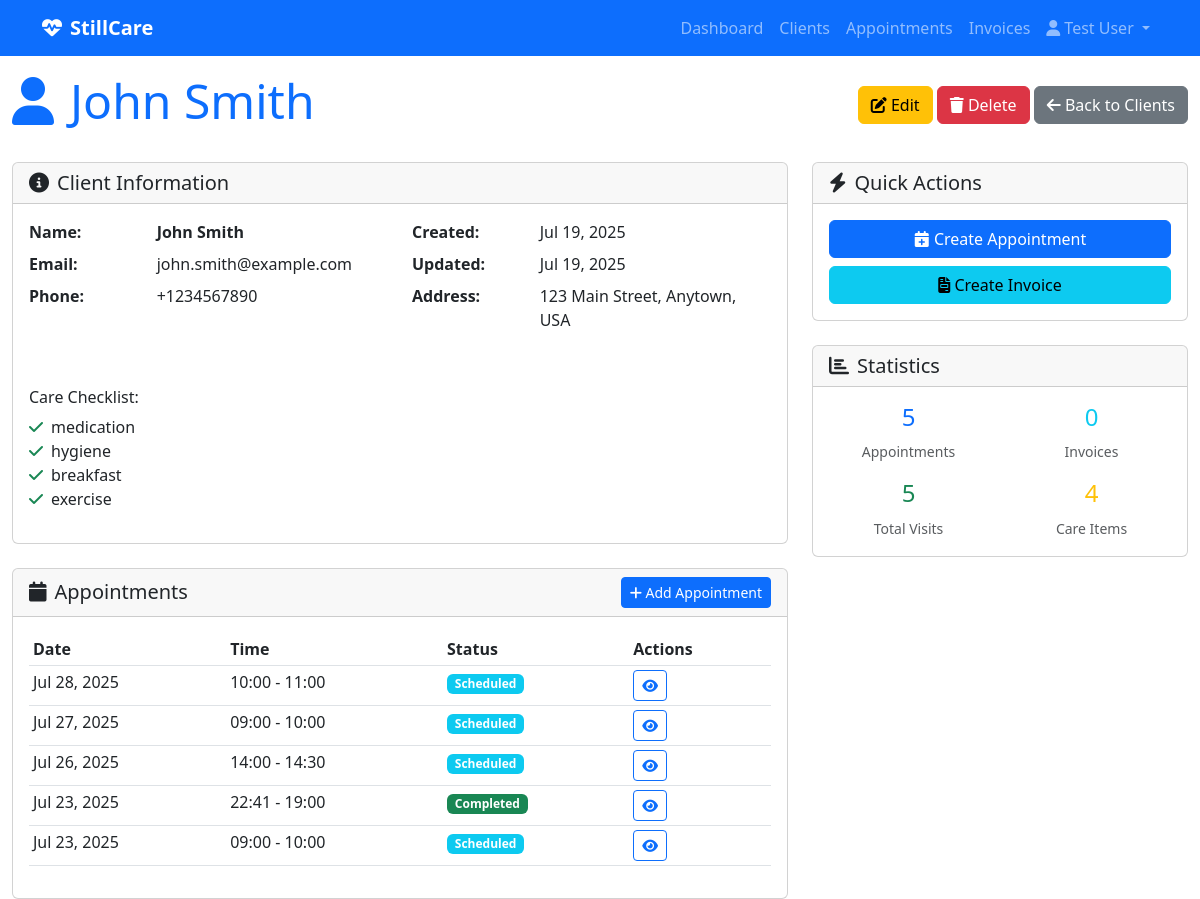
The app's page /clients/1/ (signed in) with its own data.
### authentication/models.py (models this page shows, shortened)
class User(AbstractUser):
    ROLE_CHOICES = [
        ('nurse', 'Nurse'),
        ('admin', 'Admin'),
    ]
    role = models.CharField(
        max_length=10,
        choices=ROLE_CHOICES,
        default='nurse',
        help_text="User role in the system"
    )
    phone = models.CharField(max_length=20, blank=True, null=True)
    is_staff_member = models.BooleanField(
        default=True,
        help_text="Whether this user is a staff member"
    )
    login_code = models.CharField(
        max_length=6,
        unique=True,
        blank=True,
        null=True,
        validators=[
            RegexValidator(
                regex=r'^[0-9]{6}$',
                message='Login code must be exactly 6 digits.',
                code='invalid_login_code'
            ),
        ],
        help_text="6-digit code for app login (optional)"
    )
    biometric_id = models.CharField(
        max_length=255,
        unique=True,
        blank=True,
        null=True,
        help_text="Unique biometric identifier for fingerprint/face recognition (optional)"
    )
    class Meta:
        verbose_name = "User"
        verbose_name_plural = "Users"

### client_management/models.py (models this page shows, shortened)
class Client(models.Model):
    CHECKLIST_CHOICES = [
        ('basic_care', 'Basic Care'),
        ('medication_management', 'Medication Management'),
        ('wound_care', 'Wound Care'),
        ('physical_therapy', 'Physical Therapy'),
        ('nursing_care', 'Nursing Care'),
        ('social_work', 'Social Work'),
        ('nutrition', 'Nutrition'),
        ('hygiene', 'Hygiene'),
        ('mobility', 'Mobility Assistance'),
        ('monitoring', 'Vital Signs Monitoring'),
        ('education', 'Patient Education'),
        ('family_support', 'Family Support'),
        ('emergency_prep', 'Emergency Preparedness'),
        ('equipment', 'Medical Equipment'),
        ('transportation', 'Transportation'),
    ]
    first_name = models.CharField(max_length=100)
    last_name = models.CharField(max_length=100)
    address = models.TextField()
    phone = models.CharField(max_length=20, blank=True, null=True)
    email = models.EmailField(blank=True, null=True)
    latitude = models.FloatField(blank=True, null=True, help_text="Latitude of the client's residence")
    longitude = models.FloatField(blank=True, null=True, help_text="Longitude of the client's residence")
    care_checklist = models.JSONField(
        default=list,
        help_text="List of care items required for this client"
    )
    created_at = models.DateTimeField(auto_now_add=True)
    updated_at = models.DateTimeField(auto_now=True)
    @property
    def full_name(self):
        return f"{self.first_name} {self.last_name}"
    class Meta:
        verbose_name = "Client"
        verbose_name_plural = "Clients"
        ordering = ['last_name', 'first_name']

### appointment_management/models.py (models this page shows, shortened)
class Appointment(models.Model):
    FREQUENCY_CHOICES = [
        ('daily', 'Daily'),
        ('weekly', 'Weekly'),
        ('monthly', 'Monthly'),
    ]
    title = models.CharField(max_length=200)
    description = models.TextField(blank=True, null=True)
    start_time = models.DateTimeField(help_text="When the appointment/visit should start")
    end_time = models.DateTimeField(help_text="When the appointment/visit should end")
    status = models.CharField(max_length=50, choices=[
        ('scheduled', 'Scheduled'),
        ('completed', 'Completed'),
        ('cancelled', 'Cancelled'),
        ('no_show', 'No Show'),
    ], default='scheduled')
    client = models.ForeignKey(
        'client_management.Client',
        on_delete=models.CASCADE,
        related_name='appointments',
        help_text="The client this appointment is for"
    )
    frequency = models.CharField(
        max_length=20,
        choices=FREQUENCY_CHOICES,
        blank=True,
        null=True,
        help_text="How often this appointment repeats"
    )
    assigned_staff = models.ForeignKey(settings.AUTH_USER_MODEL, on_delete=models.PROTECT, null=False, blank=False, related_name='appointments', help_text="Staff member assigned to this appointment")
    created_at = models.DateTimeField(auto_now_add=True)
    updated_at = models.DateTimeField(auto_now=True)
    class Meta:
        verbose_name = "Appointment"
        verbose_name_plural = "Appointments"
    VISIT_STATUS_CHOICES = [
        ('scheduled', 'Scheduled'),
        ('in_progress', 'In Progress'),
        ('completed', 'Completed'),
        ('cancelled', 'Cancelled'),
    ]
    status = models.CharField(
        max_length=20,
        choices=VISIT_STATUS_CHOICES,
        default='scheduled'
    )
    actual_start_time = models.DateTimeField(blank=True, null=True)
    actual_end_time = models.DateTimeField(blank=True, null=True)
    checklist_items = models.JSONField(
        default=list,
        help_text="List of checklist items from the client's care plan"
    )

### care_backend/views.py (the view)
# urls.py: path('clients/<int:client_id>/', views.client_detail, name='client_detail'),
def client_detail(request, client_id):
    client = get_object_or_404(Client, id=client_id)
    appointments = Appointment.objects.filter(client=client).order_by('-start_time')
    invoices = InvoiceGroup.objects.filter(client=client).order_by('-created_at')
    context = {
        'client': client,
        'appointments': appointments,
        'invoices': invoices,
    }
    return render(request, 'clients/detail.html', context)

### templates/clients/detail.html (shortened to what this page needs)
{% extends "base.html" %}
{% block content %}
<div class="d-flex justify-content-between align-items-center mb-4">
    <h1 class="display-5 text-primary"><i class="fas fa-user me-3"></i>{{ client.full_name }}</h1>
    <div>
        <a href="{% url 'client_edit' client.id %}" class="btn btn-warning">
            <i class="fas fa-edit"></i> Edit
        </a>
        <a href="{% url 'client_delete' client.id %}" class="btn btn-danger">
            <i class="fas fa-trash"></i> Delete
        </a>
        <a href="{% url 'client_list' %}" class="btn btn-secondary">
            <i class="fas fa-arrow-left"></i> Back to Clients
        </a>
    </div>
</div>
<div class="row">
    <div class="col-lg-8">
        <div class="card mb-4">
            <div class="card-header">
                <h5 class="mb-0"><i class="fas fa-info-circle me-2"></i>Client Information</h5>
            </div>
            <div class="card-body">
                <div class="row">
                    <div class="col-md-6">
                        <dl class="row">
                            <dt class="col-sm-4">Name:</dt>
                            <dd class="col-sm-8"><strong>{{ client.full_name }}</strong></dd>
                            <dt class="col-sm-4">Email:</dt>
                            <dd class="col-sm-8">{{ client.email|default:"Not provided" }}</dd>
                            <dt class="col-sm-4">Phone:</dt>
                            <dd class="col-sm-8">{{ client.phone|default:"Not provided" }}</dd>
                        </dl>
                    </div>
                    <div class="col-md-6">
                        <dl class="row">
                            <dt class="col-sm-4">Created:</dt>
                            <dd class="col-sm-8">{{ client.created_at|date:"M d, Y" }}</dd>
                            <dt class="col-sm-4">Updated:</dt>
                            <dd class="col-sm-8">{{ client.updated_at|date:"M d, Y" }}</dd>
                            <dt class="col-sm-4">Address:</dt>
                            <dd class="col-sm-8">{{ client.address|linebreaks }}</dd>
                        </dl>
                    </div>
                </div>
                {% if client.care_checklist %}
                <div class="mt-3">
                    <h6>Care Checklist:</h6>
                    <ul class="list-unstyled">
                        {% for item in client.care_checklist %}
                            <li><i class="fas fa-check text-success me-2"></i>{{ item }}</li>
                        {% endfor %}
                    </ul>
                </div>
                {% endif %}
            </div>
        </div>
        <div class="card">
            <div class="card-header d-flex justify-content-between align-items-center">
                <h5 class="mb-0"><i class="fas fa-calendar me-2"></i>Appointments</h5>
                <a href="{% url 'appointment_create' %}" class="btn btn-sm btn-primary">
                    <i class="fas fa-plus"></i> Add Appointment
                </a>
            </div>
            <div class="card-body">
                {% if appointments %}
                    <div class="table-responsive">
                        <table class="table table-sm">
                            <thead>
                                <tr>
                                    <th>Date</th>
                                    <th>Time</th>
                                    <th>Status</th>
                                    <th>Actions</th>
                                </tr>
                            </thead>
                            <tbody>
                                {% for appointment in appointments %}
                                <tr>
                                    <td>{{ appointment.start_time|date:"M d, Y" }}</td>
                                    <td>{{ appointment.start_time|time:"H:i" }} - {{ appointment.end_time|time:"H:i" }}</td>
                                    <td>
                                        <span class="badge bg-{% if appointment.status == 'scheduled' %}info{% elif appointment.status == 'completed' %}success{% elif appointment.status == 'in_progress' %}warning{% else %}secondary{% endif %}">
                                            {{ appointment.get_status_display }}
                                        </span>
                                    </td>
                                    <td>
                                        <a href="{% url 'appointment_detail' appointment.id %}" class="btn btn-sm btn-outline-primary">
                                            <i class="fas fa-eye"></i>
                                        </a>
                                    </td>
                                </tr>
                                {% endfor %}
                            </tbody>
                        </table>
                    </div>
                {% else %}
                    <p class="text-muted">No appointments found for this client.</p>
                {% endif %}
            </div>
        </div>
    </div>
    <div class="col-lg-4">
        <div class="card mb-4">
            <div class="card-header">
                <h5 class="mb-0"><i class="fas fa-bolt me-2"></i>Quick Actions</h5>
            </div>
            <div class="card-body">
                <div class="d-grid gap-2">
                    <a href="{% url 'appointment_create' %}" class="btn btn-primary">
                        <i class="fas fa-calendar-plus"></i> Create Appointment
                    </a>
                    <a href="{% url 'invoice_create' %}" class="btn btn-info">
                        <i class="fas fa-file-invoice"></i> Create Invoice
                    </a>
                </div>
            </div>
        </div>
        <div class="card">
            <div class="card-header">
                <h5 class="mb-0"><i class="fas fa-chart-bar me-2"></i>Statistics</h5>
            </div>
            <div class="card-body">
                <div class="row text-center">
                    <div class="col-6">
                        <h4 class="text-primary">{{ appointments.count }}</h4>
                        <small class="text-muted">Appointments</small>
                    </div>
                    <div class="col-6">
                        <h4 class="text-info">{{ invoices.count }}</h4>
                        <small class="text-muted">Invoices</small>
                    </div>
                </div>
                <div class="row text-center mt-3">
                    <div class="col-6">
                        <h4 class="text-success">{{ appointments.count }}</h4>
                        <small class="text-muted">Total Visits</small>
                    </div>
                    <div class="col-6">
                        <h4 class="text-warning">{{ client.care_checklist|length }}</h4>
                        <small class="text-muted">Care Items</small>
                    </div>
                </div>
            </div>
        </div>
    </div>
</div>
{% endblock %}

### templates/base.html (shortened to what this page needs)
<!DOCTYPE html>
<html lang="en">
<head>
    <link href="https://cdn.jsdelivr.net/npm/bootstrap@5.3.0/dist/css/bootstrap.min.css" rel="stylesheet">
    <link href="https://cdnjs.cloudflare.com/ajax/libs/font-awesome/6.4.0/css/all.min.css" rel="stylesheet">
    <link href="/static/styles.css" rel="stylesheet">
</head>
<body>
    <nav class="navbar navbar-expand-lg navbar-dark bg-primary fixed-top">
        <div class="container">
            <a class="navbar-brand fw-bold" href="/">
                <i class="fas fa-heartbeat me-2"></i>StillCare
            </a>
            <div class="collapse navbar-collapse" id="navbarNav">
                <ul class="navbar-nav ms-auto">
                    <li class="nav-item"><a class="nav-link" href="/">Dashboard</a></li>
                    <li class="nav-item"><a class="nav-link" href="/clients/">Clients</a></li>
                    <li class="nav-item"><a class="nav-link" href="/appointments/">Appointments</a></li>
                    <li class="nav-item"><a class="nav-link" href="/invoices/">Invoices</a></li>
                    {% if user.is_authenticated %}
                    <li class="nav-item dropdown">
                        <a class="nav-link dropdown-toggle" href="#" id="navbarDropdown" role="button" data-bs-toggle="dropdown">
                            <i class="fas fa-user me-1"></i>{{ user.get_full_name|default:user.username }}
                        </a>
                    </li>
                    {% endif %}
                </ul>
            </div>
        </div>
    </nav>
    <div class="container-fluid mt-5 pt-4">
        {% block content %}{% endblock %}
    </div>
</body>
</html>

### records on screen
User: get_full_name "Test User"
Client: full_name "John Smith", email "john.smith@example.com", phone "+1234567890", created_at "Jul 19, 2025", updated_at "Jul 19, 2025", address "123 Main Street, Anytown, USA", care_checklist|length "4"
Appointment: start_time "Jul 28, 2025", start_time "10:00", end_time "11:00", status "Scheduled"
Appointment: start_time "Jul 27, 2025", start_time "09:00", end_time "10:00", status "Scheduled"
Appointment: start_time "Jul 26, 2025", start_time "14:00", end_time "14:30", status "Scheduled"
Appointment: start_time "Jul 23, 2025", start_time "22:41", end_time "19:00", status "Completed"
Appointment: start_time "Jul 23, 2025", start_time "09:00", end_time "10:00", status "Scheduled"

### other values on screen
{{ item }} "medication" "hygiene" "breakfast" "exercise"
{{ appointments.count }} "5"
{{ invoices.count }} "0"
